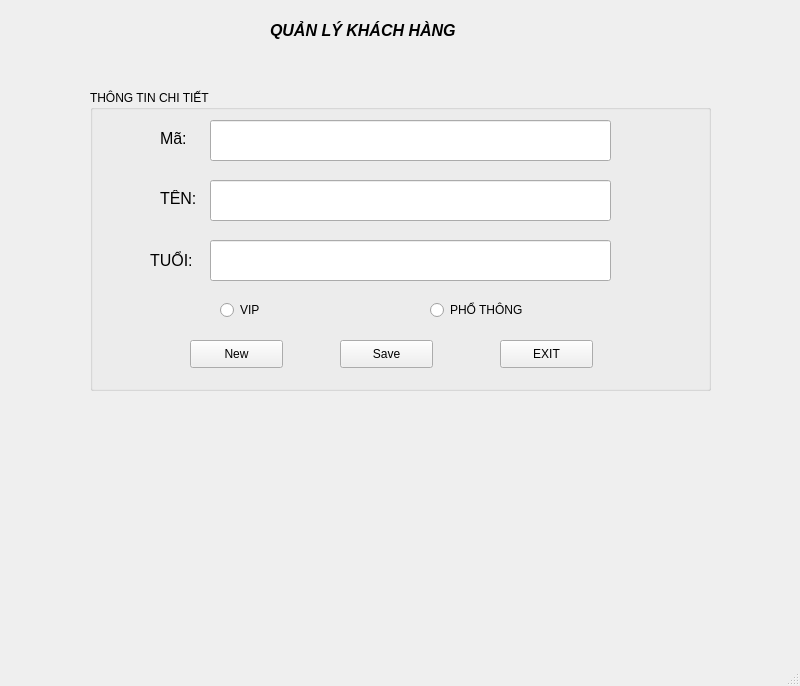
<?xml version="1.0" encoding="UTF-8"?>
<ui version="4.0">
 <class>MainWindow</class>
 <widget class="QMainWindow" name="MainWindow">
  <property name="geometry">
   <rect>
    <x>0</x>
    <y>0</y>
    <width>800</width>
    <height>686</height>
   </rect>
  </property>
  <property name="windowTitle">
   <string>MainWindow</string>
  </property>
  <widget class="QWidget" name="centralwidget">
   <widget class="QLabel" name="label">
    <property name="geometry">
     <rect>
      <x>270</x>
      <y>20</y>
      <width>251</width>
      <height>21</height>
     </rect>
    </property>
    <property name="font">
     <font>
      <pointsize>12</pointsize>
      <weight>75</weight>
      <italic>true</italic>
      <bold>true</bold>
     </font>
    </property>
    <property name="text">
     <string>QUẢN LÝ KHÁCH HÀNG</string>
    </property>
   </widget>
   <widget class="QGroupBox" name="groupBox">
    <property name="geometry">
     <rect>
      <x>90</x>
      <y>90</y>
      <width>621</width>
      <height>301</height>
     </rect>
    </property>
    <property name="title">
     <string>THÔNG TIN CHI TIẾT</string>
    </property>
    <widget class="QLabel" name="label_2">
     <property name="geometry">
      <rect>
       <x>70</x>
       <y>40</y>
       <width>41</width>
       <height>16</height>
      </rect>
     </property>
     <property name="font">
      <font>
       <pointsize>12</pointsize>
      </font>
     </property>
     <property name="text">
      <string>Mã:</string>
     </property>
    </widget>
    <widget class="QLineEdit" name="lineEditMa">
     <property name="geometry">
      <rect>
       <x>120</x>
       <y>30</y>
       <width>401</width>
       <height>41</height>
      </rect>
     </property>
    </widget>
    <widget class="QLabel" name="label_3">
     <property name="geometry">
      <rect>
       <x>70</x>
       <y>100</y>
       <width>41</width>
       <height>16</height>
      </rect>
     </property>
     <property name="font">
      <font>
       <pointsize>12</pointsize>
      </font>
     </property>
     <property name="text">
      <string>TÊN:</string>
     </property>
    </widget>
    <widget class="QLineEdit" name="lineEditTen">
     <property name="geometry">
      <rect>
       <x>120</x>
       <y>90</y>
       <width>401</width>
       <height>41</height>
      </rect>
     </property>
    </widget>
    <widget class="QLabel" name="label_4">
     <property name="geometry">
      <rect>
       <x>60</x>
       <y>160</y>
       <width>51</width>
       <height>20</height>
      </rect>
     </property>
     <property name="font">
      <font>
       <pointsize>12</pointsize>
      </font>
     </property>
     <property name="text">
      <string>TUỔI:</string>
     </property>
    </widget>
    <widget class="QLineEdit" name="lineEditTuoi">
     <property name="geometry">
      <rect>
       <x>120</x>
       <y>150</y>
       <width>401</width>
       <height>41</height>
      </rect>
     </property>
    </widget>
    <widget class="QRadioButton" name="radioButtonVIP">
     <property name="geometry">
      <rect>
       <x>130</x>
       <y>210</y>
       <width>95</width>
       <height>20</height>
      </rect>
     </property>
     <property name="text">
      <string>VIP</string>
     </property>
    </widget>
    <widget class="QRadioButton" name="radioButtonPhoThong">
     <property name="geometry">
      <rect>
       <x>340</x>
       <y>210</y>
       <width>95</width>
       <height>20</height>
      </rect>
     </property>
     <property name="text">
      <string>PHỔ THÔNG</string>
     </property>
    </widget>
    <widget class="QPushButton" name="pushButtonNew">
     <property name="geometry">
      <rect>
       <x>100</x>
       <y>250</y>
       <width>93</width>
       <height>28</height>
      </rect>
     </property>
     <property name="text">
      <string>New</string>
     </property>
    </widget>
    <widget class="QPushButton" name="pushButtonSave">
     <property name="geometry">
      <rect>
       <x>250</x>
       <y>250</y>
       <width>93</width>
       <height>28</height>
      </rect>
     </property>
     <property name="text">
      <string>Save</string>
     </property>
    </widget>
    <widget class="QPushButton" name="pushButtonSort">
     <property name="geometry">
      <rect>
       <x>410</x>
       <y>250</y>
       <width>93</width>
       <height>28</height>
      </rect>
     </property>
     <property name="text">
      <string>EXIT</string>
     </property>
    </widget>
   </widget>
   <widget class="QWidget" name="verticalLayoutWidget">
    <property name="geometry">
     <rect>
      <x>90</x>
      <y>410</y>
      <width>621</width>
      <height>191</height>
     </rect>
    </property>
    <layout class="QVBoxLayout" name="verticalLayoutCustomer"/>
   </widget>
  </widget>
  <widget class="QMenuBar" name="menubar">
   <property name="geometry">
    <rect>
     <x>0</x>
     <y>0</y>
     <width>800</width>
     <height>26</height>
    </rect>
   </property>
  </widget>
  <widget class="QStatusBar" name="statusbar"/>
 </widget>
 <resources/>
 <connections/>
</ui>
